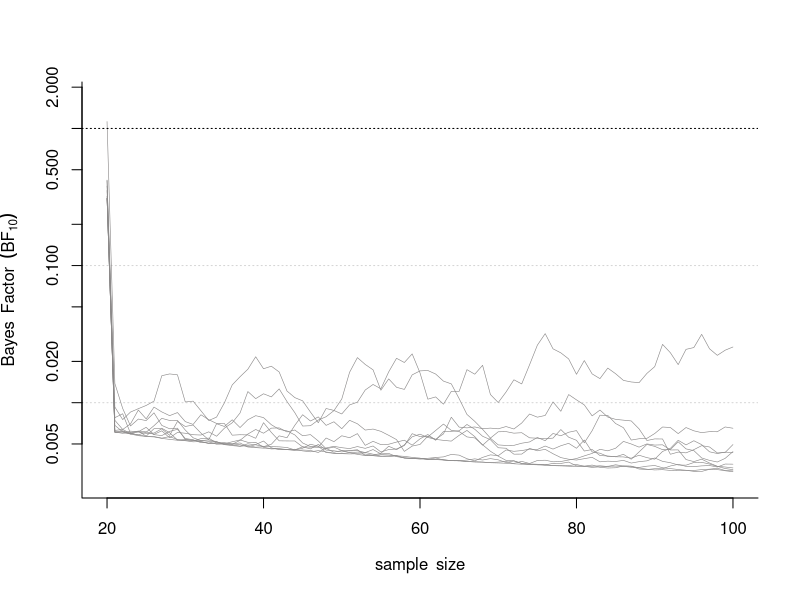
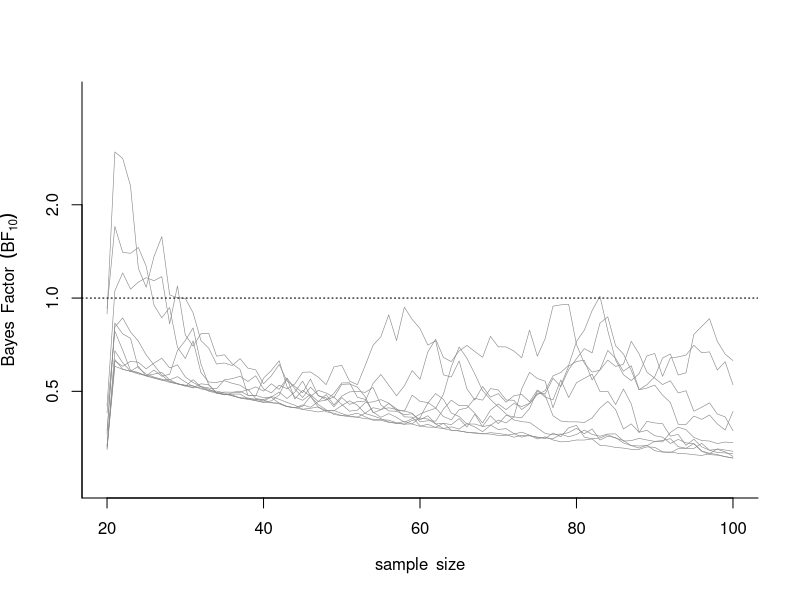

Recreate these plots in R, in order.
if(!require(BayesFactor)){install.packages("BayesFactor")}
if(!require(magrittr)){install.packages("tidyverse")}
library(BayesFactor)
library(tidyverse)

rm(list = ls() ) # cleaning working environment

seqBF <- function(cohensd = 0.5, prior = 0.5, nSims = 10, boundary = Inf, nmin = 10, nmax = 100){
    
    options(scipen = 999) # disable scientific notation for numbers
    
    if(nmin<10) nmin <- 10 # force nmin to be at leat equal to 10
    if(prior==0) prior <- 0.01 # avoid to multiply the BF by zero...
    
    prior <- 2 * prior # in order to scale priors on 1
    
    ns <- seq(nmin, nmax, by = 1)
    
    res <- matrix(NA, nrow = length(ns) * nSims, ncol = 6,
        dimnames = list(NULL, c("id", "cohensd", "boundary", "n", "logBF", "prior") ) )
    
    res.counter <- 1
    
    for(i in 1:nSims){
        
        x <- rnorm(n = nmax, mean = 0, sd = 1)
        y <- rnorm(n = nmax, mean = 0 + cohensd, sd = 1)
        
        maxsamp <- cbind(x, y)
        
        # res0 keeps the accumulating sample variables from this specific run
        res0 <- matrix(NA, nrow = length(ns), ncol = ncol(res), dimnames = dimnames(res) )
        
        for (n in ns) {
            
            samp <- maxsamp[1:n,]
            
            t <- t.test(samp[,1], samp[,2])$statistic # performing the t-test
            
            logBF <- BayesFactor::ttest.tstat(t, nrow(samp), nrow(samp),
                nullInterval = NULL, simple = TRUE)
            
            if(n > nmin){ # include a penalization of b_n by the value of b_n-1
                
                logBF_0 <- res0[n-nmin, 5] # define BF of n-1
                logBF = mean(logBF, logBF_0) * prior # simply taking the mean of BF n-1 and current BF
                
            }
            
            res0[which(ns == n), ] <- c(
                id		= i,
                true.ES	= cohensd,
                boundary = boundary,
                n		= n,
                logBF	= logBF,
                prior = prior / 2)
            
            if (abs(logBF) >= boundary) {break;}
            
        }
        
        res[res.counter:(res.counter + nrow(res0) - 1), ] <- res0
        res.counter <- res.counter + nrow(res0)
        
    }
    
    class(res) <- c("resBF", "matrix")
    res <- res[complete.cases(res),]
    
    return(res)
    
}

#############################################################################
# plot method
########################################################

plot.resBF <- function(x, ...) {
    
    xlim = c(min(x$n), max(x$n) )
    ylim <- c(min(x$logBF) / 1.2, max(x$logBF) * 1.5 )
    
    plot(NA, xlab = expression(sample~ ~size), ylab = expression(Bayes~ ~Factor~ ~(BF[10]) ),
        bty = "l", log = "y", 
        xlim = xlim, ylim = ylim, panel.first = grid(0, NULL, lty = 3) )
    
    for(i in 1:length(unique(x$id) ) ){
        
        lines(x$logBF[x$id==i] ~ x$n[x$id==i], lwd = 0.6, col = "snow4" )
        
    }
    
    abline(h = 1, lty = 3)

}

#################################################################################
# analyze results
######################################################

# nSims is the number of experiments
# prior represents the prior beliefs of the experimenter (between 0 (for H0) and 1 (for H1))
# you can modify how the BF is affected by prior beliefs in the "if loop" lines 44-49

analyse <- function(cohensd = 0.6, prior = 0.5, nSims = 100, boundary = 20, nmin = 10, nmax = 200, plot = TRUE){
    
    results <- seqBF(cohensd = cohensd, prior = prior, nSims = nSims, 
        boundary = boundary, nmin = nmin, nmax = nmax) %>% data.frame
    
    class(results) <-  c("resBF", "data.frame")
    
    results$logBF[results$logBF>boundary] <- boundary
    
    boundary_hit <- length(unique(results$id[results$logBF>=unique(results$boundary)]) )
    all_traj <- length(unique(results$id) ) # number of simulations
    percent <- (boundary_hit / all_traj) * 100 # percentage of sim hitting the boundary
    asn <- mean(results$n[results$logBF>=boundary]) # average sample number (asn)
    hit <- unique(results$n[results$logBF>=unique(results$boundary)])
    
    if(plot==TRUE){
        
        plot(results)
        abline(h = unique(results$boundary), lty = 2)
        #text(max(results$n)/2, max(results$logBF)*1.5, paste0("boundary hit: ", percent, "%") )
        #text(max(results$n)/2, max(results$logBF)*1.5, paste0("boundary hit: ", percent, "%,", " asn: ", round(asn, 0)  ) )
        points(hit, rep(unique(results$boundary), length(hit)), pch = 20, cex = 1)
        
    }
    
    ana <- data.frame(cbind(unique(results$cohensd), unique(results$boundary), unique(results$prior), percent, asn))
    colnames(ana) <- c("cohensd", "boundary", "prior", "percentage", "asn")
    
    return(ana)
    
}

analyse(cohensd = 0, prior = 0.01, nSims = 10, boundary = 20, nmin = 20, nmax = 100, plot = TRUE)
analyse(cohensd = 0, prior = 0.99, nSims = 10, boundary = 20, nmin = 20, nmax = 100, plot = TRUE)
